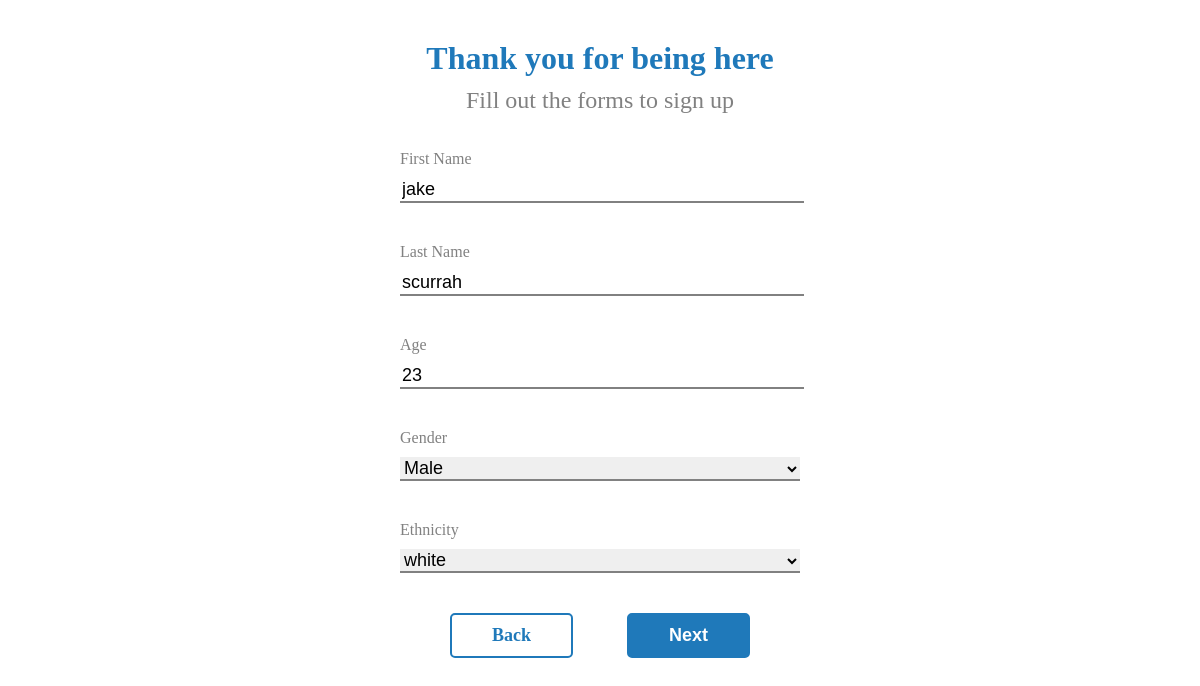
Page /university/onboarding/step3 (signed in) on the committed database.
### Student/models.py (models this page shows, shortened)
class Student(models.Model):
    user = models.ForeignKey(settings.AUTH_USER_MODEL, on_delete=models.CASCADE, null=True, blank=True)
    student_email = models.CharField(max_length=200, null=True, blank=True)
    user_id_number = models.CharField(max_length=250, null=True, blank=True)
    school = models.CharField(max_length=250, null=True, blank=True)
    class_code = models.CharField(max_length=250, null=True, blank=True)
    course_progress = models.CharField(max_length=200, null=True, blank=True)
    first_name = models.CharField(max_length=20, null=True, blank=True)
    last_name = models.CharField(max_length=20, null=True, blank=True)
    age = models.CharField(max_length=20, null=True, blank=True)
    location = models.CharField(max_length=200, null=True, blank=True)
    GENDER_CHOICES = (
        ('Female', 'Female'),
        ('Male', 'Male'),
        ('Not Specified', 'Not Specified'),
    )
    gender = models.CharField(max_length=20, choices=GENDER_CHOICES, null=True, blank=True)
    ETHNICITY_CHOICES = (
        ('white', 'White'),
        ('black', 'Black or African American'),
        ('latin', 'Hispanic or Latino'),
        ('native american', 'American Indian or Alaska Native'),
        ('asian', 'Asian'),
        ('islander or hawaiian', 'Native Hawaiian or Other Pacific Islander'),
        ('other', 'Multiracial/Other'),
    )
    ethnicity = models.CharField(max_length=20, choices=ETHNICITY_CHOICES, null=True, blank=True)
    major = models.ForeignKey(Major, on_delete=models.CASCADE, null=True, blank=True)
    jobs_applied = models.CharField(max_length=100, null=True, blank=True)
    accepted_job = models.CharField(max_length=100, null=True, blank=True)
    life_path = models.JSONField(null=True, blank=True)
    yearly_salary = models.IntegerField(null=True, blank=True)
    job = models.ForeignKey(Job, on_delete=models.CASCADE, null=True, blank=True)

### Student/all_views/m0_views.py (the view, shortened to what this page needs)
# urls.py: path('university/onboarding/step3', m0_views.onboarding_step3, name='onboarding-step3'),
def onboarding_step3(request):
    user = request.user
    majors = Major.objects.all()
    student_user = Account.objects.filter(pk=request.user.pk)
    user_id = student_user.model.get_user_id(self=user)
    student_model = Student.objects.get(user_id_number=user_id)
    if user.is_active and user.has_university == True:
        first_name = student_model.first_name
        last_name = student_model.last_name
        age = student_model.age
        gender = student_model.gender
        ethnicity = student_model.ethnicity
        major = student_model.major
        genderChoices = Student.GENDER_CHOICES
        ethnicityChoices = Student.ETHNICITY_CHOICES
        context = {
            'first_name': first_name,
            'last_name': last_name,
            'age': age,
            'gender': gender,
            'ethnicity': ethnicity,
            'majors': majors,
            'maj': major,
            'genderChoices': genderChoices,
            'ethnicityChoices': ethnicityChoices
        }
        return render(request, 'Students/onboarding/step3.html', context=context)
    else:
        return render(request, 'MainWebsite/index.html')

### Accounts/models.py (called while the page is built)
    def get_first_name(self):
        return self.first_name

    def get_user_id(self):
        return self.user_id

    def get_user_image(self):
        return self.user_image

### Budget/context-processors.py (called while the page is built)
def account_info(request):
    user = request.user
    if user.is_active:
        account = Account.objects.filter(pk=request.user.pk)
        user_id = account.model.get_user_id(self=user)
        first_name = account.model.get_first_name(self=user)
        user_image = account.model.get_user_image(self=user)
        return {
            'first_name': first_name,
            'user_image': user_image,
        }
    else:
        return {
            'first_name': 'user',
            'user_image': 'img',
        }

### Student/models.py (called while the page is built)
    def __str__(self):
        return self.major_title

### templates/Students/onboarding/step3.html (shortened to what this page needs)
{% extends 'Students/onboarding/base.html' %}
{% block content %}
<div class="onboarding-container">
    <div class="header-container">
        <h1 class="onboarding-title-header">Thank you for being here</h1>
        <h1 class="onboarding-subheader">Fill out the forms to sign up</h1>
    </div>
    <div class="form-container">
        <form id="info-form" name="info-form" data-name="info-form" method="post" class="form">
            <div id="first-question" class="form" style="width: 100%;">
                <div class="input-container">
                    <label for="name" class="field-label">First Name</label><br>
                    <input type="text" class="text-field" maxlength="256" name="first-name" data-name="Name" placeholder="" id="first-name" value="{% if first_name %}{{ first_name }}{% endif %}">
                </div>
                <div class="input-container">
                    <label for="name" class="field-label">Last Name</label><br>
                    <input type="text" class="text-field" maxlength="256" name="last-name" data-name="Name" placeholder="" id="last-name" value="{% if last_name %}{{ last_name }}{% endif %}">
                </div>
                <div class="input-container">
                    <label for="name" class="field-label">Age</label><br>
                    <input type="text" class="text-field" maxlength="256" name="age" data-name="Name" placeholder="" id="age" value="{% if age %}{{ age }}{% endif %}">
                </div>
                <div class="input-container">
                    <label for="name" class="field-label">Gender</label><br>
                    <select id="cars" class="text-field" name="gender" form="info-form">
                        <option value="{% if gender %}{{ gender }}{% endif %}">{% if gender %}{{ gender }}{% endif %}</option>
                    </select>
                </div>
                <div class="input-container">
                    <label for="name" class="field-label">Ethnicity</label><br>
                    <select id="cars" class="text-field" name="ethnicity" form="info-form">
                        <option value="{% if ethnicity %}{{ ethnicity }}{% endif %}">{% if ethnicity %}{{ ethnicity }}{% endif %}</option>
                    </select>
                </div>
                <div class="button-wrapper forform">
                    <a href="{% url 'Students:onboarding-step2' %}" class="back-btn w-button">Back</a>
                    <button type="button" class="next-btn w-button" onclick="showNextForm()">Next</button>
                </div>
            </div>
        </form>
    </div>
  </div>
{% endblock %}

### static/students/onboarding/style.css (style rules this page uses)
.header-container { padding-bottom: 20px; }
.onboarding-container { display: -webkit-box; display: -webkit-flex; display: -ms-flexbox; display: flex; margin-top: 40px; -webkit-box-orient: vertical; -webkit-box-direction: normal; -webkit-flex-direction: column; -ms-flex-direction: column; flex-direction: column; -webkit-box-align: center; -webkit-align-items: center; -ms-flex-align: center; align-items: center; }
.onboarding-title-header { margin: 0px; color: #1f79ba; text-align: center; padding: 0px; margin: 0px; }
.onboarding-subheader { margin-top: 10px; color: #818181; font-size: 24px; font-weight: 400; text-align: center; padding: 0px; }
.button-wrapper { display: -webkit-box; display: -webkit-flex; display: -ms-flexbox; display: flex; width: 300px; -webkit-box-pack: justify; -webkit-justify-content: space-between; -ms-flex-pack: justify; justify-content: space-between; }
.back-btn { padding: 10px 40px; text-decoration: none; border-style: solid; border-width: 2px; border-color: #1f79ba; border-radius: 5px; background-color: #fff; color: #1f79ba; font-size: 18px; font-weight: 600; }
.next-btn { padding: 10px 40px; text-decoration: none; border-style: solid; border-width: 2px; color: white; border-color: #1f79ba; background-color: #1f79ba; border-radius: 5px; font-size: 18px; font-weight: 600; cursor: pointer; }
.form-container { width: 400px; }
.text-field { margin-top: 10px; margin-bottom: 40px; border-style: none none solid; border-width: 1px 1px 2px; border-color: #000 #000 #818181; width: 100%; font-size: 18px; }
.field-label { color: #818181; }
.form { display: -webkit-box; display: -webkit-flex; display: -ms-flexbox; display: flex; -webkit-box-orient: vertical; -webkit-box-direction: normal; -webkit-flex-direction: column; -ms-flex-direction: column; flex-direction: column; -webkit-box-align: center; -webkit-align-items: center; -ms-flex-align: center; align-items: center; }
.input-container { width: 100%; }

### rows in the picture
Student: first-name "jake", last-name "scurrah", age "23", gender "Male", ethnicity "white"
